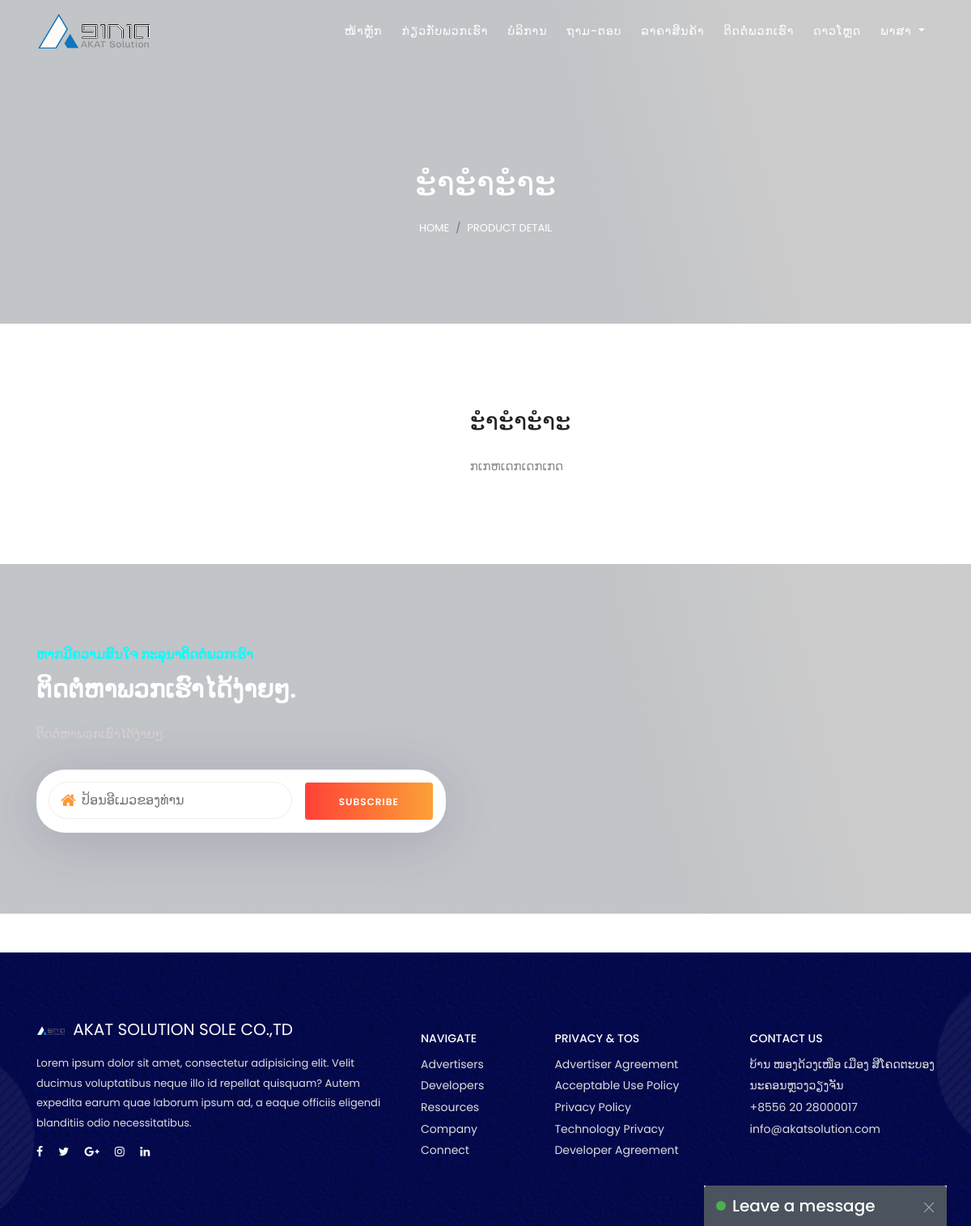
The app's page /index.php?d=product/detail&product=4&pn=ະຳະຳະຳະ with its own data.
### tables this page shows
CREATE TABLE `tb_menu` (
  `menuID` int(11) NOT NULL AUTO_INCREMENT,
  `menuNo` int(11) DEFAULT NULL,
  `langID` int(11) DEFAULT NULL,
  `menuTitle` varchar(100) DEFAULT NULL,
  `menuLink` varchar(255) DEFAULT NULL,
  `status_id` int(1) DEFAULT NULL,
  `user_add` int(11) DEFAULT NULL,
  `date_add` timestamp NOT NULL DEFAULT CURRENT_TIMESTAMP ON UPDATE CURRENT_TIMESTAMP,
  PRIMARY KEY (`menuID`)
);

CREATE TABLE `tb_services` (
  `serviceID` int(11) NOT NULL AUTO_INCREMENT,
  `serviceTitle` varchar(255) DEFAULT NULL,
  `serviceDescript` text,
  `topNo` int(11) DEFAULT NULL,
  `serviceImg` varchar(100) DEFAULT NULL,
  `status_id` int(11) DEFAULT NULL,
  `titleType` int(11) DEFAULT NULL,
  `langID` int(11) DEFAULT NULL,
  `url` varchar(255) DEFAULT NULL,
  `user_add` int(11) DEFAULT NULL,
  `date_add` timestamp NOT NULL DEFAULT CURRENT_TIMESTAMP,
  PRIMARY KEY (`serviceID`)
);

CREATE TABLE `tb_contact_modules` (
  `contactID` int(11) NOT NULL AUTO_INCREMENT,
  `contactTitle1` varchar(255) DEFAULT NULL,
  `contactTitle2` varchar(255) DEFAULT NULL,
  `discript` varchar(355) DEFAULT NULL,
  `emailText` varchar(100) DEFAULT NULL,
  `buttonEmail` varchar(50) DEFAULT NULL,
  `langID` int(1) DEFAULT NULL,
  `status_id` int(11) DEFAULT NULL,
  `user_add` int(11) DEFAULT NULL,
  `date_add` timestamp NOT NULL DEFAULT CURRENT_TIMESTAMP ON UPDATE CURRENT_TIMESTAMP,
  PRIMARY KEY (`contactID`)
);

### indexCode.php (called while the page is built, shortened)
<?php
$filename = "index";
if (isset($_GET['d'])) $filename = $_GET['d'];
$slashpos = stripos($filename, "/");
if ($slashpos != false){
	$mfilename = substr($filename, 0, $slashpos+1) . "m_" . substr($filename, $slashpos+1) . ".php";
	$vfilename = substr($filename, 0, $slashpos+1) . "v_" . substr($filename, $slashpos+1) . ".php";
} else {
	$mfilename = "m_$filename.php";
	$vfilename = "v_$filename.php";
	$cfilename = "c_$filename.php";
}
if (file_exists($mfilename)) include($mfilename);

### product/m_detail.php (called while the page is built, shortened)
<?php
$langID = $_SESSION['EDPOSV1AKAT_langID'];
$get_serviceID = $mysqli->real_escape_string($_GET['product']);
if ($langID == "" || $langID == "0" || $langID == "1") { $langID = "1"; }
$qr_pd ="SELECT * FROM tb_services WHERE serviceID = '$get_serviceID' and status_id = 1 and titleType =0 and langID = '$langID' ORDER BY topNo ASC ";
if ($result_pd = $mysqli->query($qr_pd)) {
    while ($row = $result_pd->fetch_row()) {
        $serviceTitle = $row[1];
        $serviceDescript = $row[2];
    }
}
?>

### modules/m_contact.php (called while the page is built, shortened)
<?php
$langID = $_SESSION['EDPOSV1AKAT_langID'];
if ($langID == "" || $langID == "0" || $langID == "1") { $langID = "1"; }
$qr_contact ="SELECT * FROM tb_contact_modules WHERE status_id = 1 and langID = '$langID' ORDER BY contactID DESC LIMIT 1 ";
if ($result_contact = $mysqli->query($qr_contact)) {
    while ($row_ct = $result_contact->fetch_row()) {
        $contactTitle2 = $row_ct[2];
        $contactInputEmail = $row_ct[4];
        $contactButton = $row_ct[5];
    }
}
?>

### modules/contact.php (the view)
<?php  if (file_exists("modules/m_contact.php")) { include_once("modules/m_contact.php"); } ?>
    <section class="about-us-area hero-bg section-padding-100 clearfix">
        <div class="container">
            <div class="row align-items-center">
                <div class="col-12 col-lg-6 col-sm-12">
                    <div class="who-we-contant">
                        <div class="dream-dots text-left fadeInUp" data-wow-delay="0.2s" >
                            <span class="gradient-text cyan"><?=$contactTitle1 ?></span>
                        </div>
                        <h4 class="w-text bold fadeInUp" data-wow-delay="0.3s"><?=$contactTitle2 ?></h4>
                        <p class="g-text fadeInUp" data-wow-delay="0.5s"><?=$contactDiscript ?></p>
                        <div class="subscribe-section has-shadow mt-30">
                            <div class="input-wrapper">
                                <i class="fa fa-home"></i>
                                <input type="email" placeholder="<?=$contactInputEmail ?>">
                            </div>
                            <button class="btn more-btn orange mt-sm-15 ml-15"><?=$contactButton ?></button>
                        </div>
                    </div>
                </div>
            </div>
        </div>
    </section>

### index.php (shortened to what this page needs)
<?php
  require_once('indexCode.php');
?>
<!DOCTYPE html>
<html lang="zxx">
<head>
    <link rel="stylesheet" href="css/bootstrap.min.css">
    <link rel="stylesheet" href="css/animate.css">
    <link rel="stylesheet" href="css/owl.carousel.min.css">
    <link rel="stylesheet" href="css/font-awesome.min.css">
    <link rel="stylesheet" href="css/font-icons.css">
    <link rel="stylesheet" href="css/themify-icons.css">
    <link rel="stylesheet" href="css/style.css">
    <link rel="stylesheet" href="css/responsive.css">
</head>
<body class="light-version">
    <div class="row">
        <?php
            if(isset($_SESSION['EDPOSAKAT_chat'])) {
        ?>
            <div class="chatbox chatbox22">
        <?php } else { ?>
            <div class="chatbox chatbox22 chatbox--tray">
        <?php } ?>
    <div class="chatbox__title">
        <h5><a href="javascript:void()">Leave a message</a></h5>
        <button class="chatbox__title__close">
            <span>
                <svg viewBox="0 0 12 12" width="12px" height="12px">
                    <line stroke="#FFFFFF" x1="11.75" y1="0.25" x2="0.25" y2="11.75"></line>
                    <line stroke="#FFFFFF" x1="11.75" y1="11.75" x2="0.25" y2="0.25"></line>
                </svg>
            </span>
        </button>
    </div>
</div>
    </div>
    <?php if (file_exists("menu-header.php")) { include_once("menu-header.php"); } ?>
    <?php if (file_exists($vfilename)) include($vfilename); ?>
   <?php if (file_exists("footer.php")) { include_once("footer.php"); } ?>
</body>
</html>

### menu-header.php (shortened to what this page needs)
<?php
$langID = $_SESSION['EDPOSV1AKAT_langID'];
if ($langID == "" || $langID == "0" || $langID == "1") { $langID = "1"; }
$qr_menu_header ="SELECT * FROM tb_menu WHERE status_id = 1 and langID = '$langID'";
if ($result = $mysqli->query($qr_menu_header)) {
    while ($row = $result->fetch_row()) {
        if ( $row[1] == '1001') { $mh_1001_t = $row[3]; $mh_1001_l = $row[4];}
        if ( $row[1] == '1002') { $mh_1002_t = $row[3]; $mh_1002_l = $row[4];}
        if ( $row[1] == '1003') { $mh_1003_t = $row[3]; $mh_1003_l = $row[4];}
        if ( $row[1] == '1004') { $mh_1004_t = $row[3]; $mh_1004_l = $row[4];}
        if ( $row[1] == '1005') { $mh_1005_t = $row[3]; $mh_1005_l = $row[4];}
        if ( $row[1] == '1006') { $mh_1006_t = $row[3]; $mh_1006_l = $row[4];}
        if ( $row[1] == '1007') { $mh_1007_t = $row[3]; $mh_1007_l = $row[4];}
        if ( $row[1] == '1011') { $mh_1011_t = $row[3]; $mh_1011_l = $row[4];}
    }
}
?>
    <nav class="navbar navbar-expand-lg navbar-white fixed-top" id="banner">
        <div class="container">
            <a class="navbar-brand" href="index.php?d=<?=$mh_1001_l?>"><span><img src="img/core-img/logo.png" alt="logo"></span> </a>
            <div class="collapse navbar-collapse" id="collapsibleNavbar">
                <ul class="navbar-nav ml-auto">
                        <li class="nav-item">
                            <a class="nav-link" href="index.php?d=<?=$mh_1001_l?>"><?=$mh_1001_t?></a>
                        </li>
                        <li class="nav-item">
                            <a class="nav-link" href="index.php?d=<?=$mh_1002_l?>"><?=$mh_1002_t?></a>
                        </li>
                        <li class="nav-item">
                            <a class="nav-link" href="index.php?d=<?=$mh_1003_l?>"><?=$mh_1003_t?></a>
                        </li>
                        <li class="nav-item">
                            <a class="nav-link" href="index.php?d=<?=$mh_1004_l?>"><?=$mh_1004_t?></a>
                        </li>
                        <li class="nav-item">
                            <a class="nav-link" href="index.php?d=<?=$mh_1005_l?>"><?=$mh_1005_t?></a>
                        </li>
                        <li class="nav-item">
                            <a class="nav-link" href="index.php?d=<?=$mh_1006_l?>"><?=$mh_1006_t?></a>
                        </li>
                         <li class="nav-item">
                            <a class="nav-link" href="index.php?d=<?=$mh_1011_l?>"><?=$mh_1011_t?></a>
                        </li>
                        <li class="nav-item dropdown">
                            <a class="nav-link dropdown-toggle" href="#" id="navbarDropdown" role="button" data-toggle="dropdown" aria-haspopup="true" aria-expanded="false">
                              <?=$mh_1007_t?>
                            </a>
                        </li>
                </ul>
            </div>
        </div>
    </nav>

### product/v_detail.php (shortened to what this page needs)
 <div class="breadcumb-area">
     <div class="breadcumb-content">
         <div class="container h-100">
             <div class="row h-100 align-items-center">
                 <div class="col-12">
                     <nav aria-label="breadcrumb" class="breadcumb--con text-center">
                         <h2 class="w-text title wow fadeInUp" data-wow-delay="0.2s"><?=$_GET['pn']?></h2>
                         <ol class="breadcrumb justify-content-center wow fadeInUp" data-wow-delay="0.4s">
                             <li class="breadcrumb-item"><a href="#">Home</a></li>
                             <li class="breadcrumb-item active" aria-current="page">product detail</li>
                         </ol>
                     </nav>
                 </div>
             </div>
         </div>
     </div>
 </div>
 <section class="special section-padding-100-70 clearfix" id="about">
     <div class="container">
         <div class="row align-items-center">
             <div class="col-12 col-lg-6 offset-lg-0 col-md-12 no-padding-left">
                 <div class="welcome-meter wow fadeInUp mb-30" data-wow-delay="0.7s">
                 </div>
             </div>
             <div class="col-12 col-lg-6 offset-lg-0">
                 <div class="who-we-contant">
                     <h4 class="fadeInUp" data-wow-delay="0.3s"><?=$serviceTitle?></h4>
                     <p class="fadeInUp" data-wow-delay="0.4s"><?=$serviceDescript?></p>
                 </div>
             </div>
         </div>
     </div>
 </section>
<?php if (file_exists("modules/contact.php")) { include_once("modules/contact.php"); } ?>
<br><br>

### footer.php
<footer class="footer-area bg-img" >
    <div class="footer-content-area mt-0" >
        <div class="container">
            <div class="row align-items-end">
                <div class="col-12 col-md-5">
                    <div class="footer-copywrite-info">
                        <div class="copywrite_text wow fadeInUp" data-wow-delay="0.2s">
                            <div class="footer-logo">
                                <a href="#"><img src="img/core-img/logo.png" alt="logo"> AKAT SOLUTION SOLE CO.,TD</a>
                            </div>
                            <p>Lorem ipsum dolor sit amet, consectetur adipisicing elit. Velit ducimus voluptatibus neque illo id repellat quisquam? Autem expedita earum quae laborum ipsum ad, a eaque officiis eligendi blanditiis odio necessitatibus.</p>
                        </div>
                        <div class="footer-social-info wow fadeInUp" data-wow-delay="0.4s">
                            <a href="#"><i class="fa fa-facebook" aria-hidden="true"></i></a>
                            <a href="#"> <i class="fa fa-twitter" aria-hidden="true"></i></a>
                            <a href="#"><i class="fa fa-google-plus" aria-hidden="true"></i></a>
                            <a href="#"><i class="fa fa-instagram" aria-hidden="true"></i></a>
                            <a href="#"><i class="fa fa-linkedin" aria-hidden="true"></i></a>
                        </div>
                    </div>
                </div>
                <div class="col-12 col-md-7">
                    <div class="contact_info_area d-sm-flex justify-content-between">
                        <div class="contact_info text-center wow fadeInUp" data-wow-delay="0.2s">
                            <h5>NAVIGATE</h5>
                            <a href=""><p>Advertisers</p></a>
                            <a href=""><p>Developers</p></a>
                            <a href=""><p>Resources</p></a>
                            <a href=""><p>Company</p></a>
                            <a href=""><p>Connect</p></a>
                        </div>
                        <div class="contact_info text-center wow fadeInUp" data-wow-delay="0.3s">
                            <h5>PRIVACY & TOS</h5>
                            <a href=""><p>Advertiser Agreement</p></a>
                            <a href=""><p>Acceptable Use Policy</p></a>
                            <a href=""><p>Privacy Policy</p></a>
                            <a href=""><p>Technology Privacy</p></a>
                            <a href=""><p>Developer Agreement</p></a>
                        </div>
                        <div class="contact_info text-center wow fadeInUp" data-wow-delay="0.4s">
                            <h5>CONTACT US</h5>
                            <p>ບ້ານ ໜອງດ້ວງເໜືອ ເມືອງ ສີໂຄດຕະບອງ</p>
                            <p>ນະຄອນຫຼວງວຽງຈັນ</p>
                            <p>+8556 20 28000017</p>
                            <p>info@akatsolution.com</p>
                        </div>
                    </div>
                </div>
            </div>
        </div>
    </div>
</footer>

### records on screen
tb_menu: menuTitle "ໜ້າຫຼັກ"
tb_menu: menuTitle "ກ່ຽວກັບພວກເຮົາ"
tb_menu: menuTitle "ບໍລິການ"
tb_menu: menuTitle "ຖາມ-ຕອບ"
tb_menu: menuTitle "ລາຄາສິນຄ້າ"
tb_menu: menuTitle "ຕິດຕໍ່ພວກເຮົາ"
tb_menu: menuTitle "ດາວໂຫຼດ"
tb_menu: menuTitle "ພາສາ"
tb_services: serviceTitle "ະຳະຳະຳະ", serviceDescript "ກເກຫເດກເດກເກດ"
tb_contact_modules: contactTitle2 "ຕິດຕໍ່ຫາພວກເຮົາໄດ້ງ່າຍໆ.", emailText "ປ້ອນອີເມວຂອງທ່ານ", buttonEmail "SUBSCRIBE"

### other values on screen
$_GET['pn'] "ະຳະຳະຳະ"
